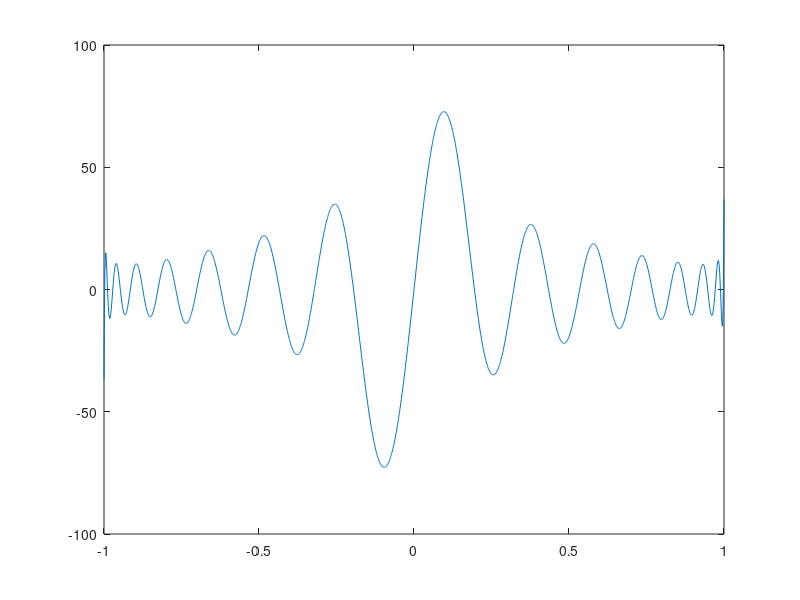

Write the MATLAB code that produced this figure.
clear, clc;

n = 50;
mat = zeros(n + 1, n + 1);
vec = zeros(n + 1, 0);

vec(2, 1) = 1;
for i = 0:n
    for j = 0:n
        mat(i + 1, j + 1) = (1 - (-1)^(i + j + 1))/(i + j + 1);
    end
end

a = mat\vec;
pola = fliplr(a');

x = -1:0.001:1;
plot(x, polyval(pola, x));